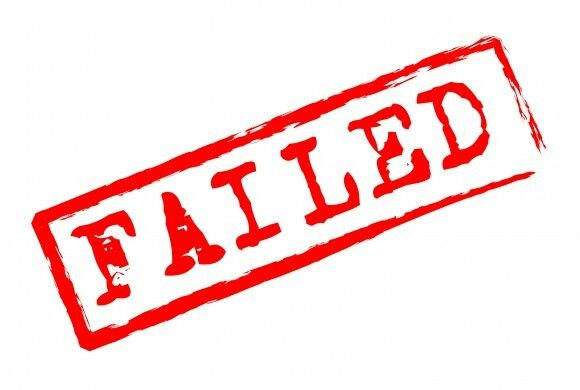
#> input picture Images/fail.jpg, 580 x 390 px; its folder holds only this picture in this run
$ python -i image_matcher.py   (imports and definitions only)
#> lines starting #> are read from the running program, lines starting #| are printed output that depends on the picture; after the words box and inside, x2 and y2 are one past the last pixel; in counts of white or black regions, pixels touching at a corner belong together
#> further down, picture is the input picture: shape (390, 580, 3); mean B, G, R 222.8, 223.3, 250.7
from dataclasses import dataclass

import cv2
import numpy as np


IMAGE_MATCH_THRESHOLD = 0.60


@dataclass(frozen=True)
class ImageMatchResult:
    score: float
    source_index: int | None
    matched_image: np.ndarray | None

    @property
    def passed(self) -> bool:
        return self.score >= IMAGE_MATCH_THRESHOLD


# [15 lines left out: function _masked_color_similarity, not called in this run]


def _content_crop(image: np.ndarray) -> np.ndarray | None:
    gray = cv2.cvtColor(image, cv2.COLOR_BGR2GRAY)
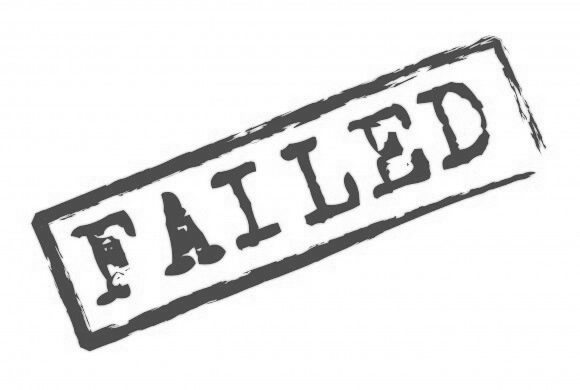
#> gray: shape (390, 580); min 51, max 255, mean 231.5
    mask = cv2.threshold(gray, 20, 255, cv2.THRESH_BINARY)[1]
#> mask: shape (390, 580); every value is 255
    coords = cv2.findNonZero(mask)
#> coords = contour of 226200 points, box (x1, y1, x2, y2) (0, 0, 580, 390), area 0
    if coords is None:
        return None

    x, y, width, height = cv2.boundingRect(coords)
#> x = 0; y = 0; width = 580; height = 390
    crop = image[y:y + height, x:x + width]
    return crop if crop.size else None


# [149 lines left out: functions _global_content_similarity, find_best_image_match, not called in this run]

>>> import cv2
>>> picture = cv2.imread('../Images/fail.jpg')
>>> result = _content_crop(picture)
